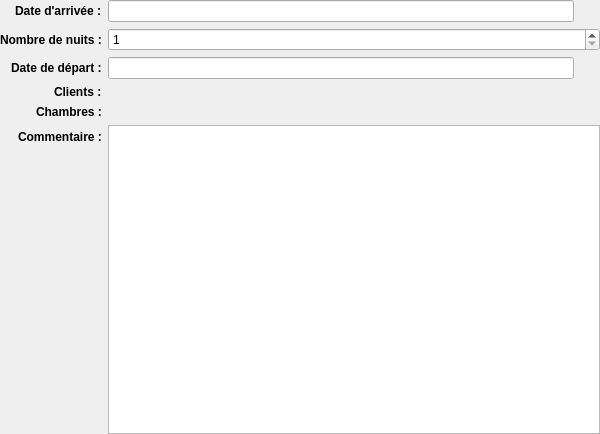
<?xml version="1.0" encoding="UTF-8"?>
<ui version="4.0">
 <class>BookingForm</class>
 <widget class="QFrame" name="BookingForm">
  <property name="geometry">
   <rect>
    <x>0</x>
    <y>0</y>
    <width>600</width>
    <height>434</height>
   </rect>
  </property>
  <property name="minimumSize">
   <size>
    <width>600</width>
    <height>0</height>
   </size>
  </property>
  <layout class="QFormLayout" name="formLayout">
   <property name="fieldGrowthPolicy">
    <enum>QFormLayout::AllNonFixedFieldsGrow</enum>
   </property>
   <property name="labelAlignment">
    <set>Qt::AlignRight|Qt::AlignTrailing|Qt::AlignVCenter</set>
   </property>
   <property name="margin">
    <number>0</number>
   </property>
   <item row="0" column="0">
    <widget class="QLabel" name="label">
     <property name="font">
      <font>
       <weight>75</weight>
       <bold>true</bold>
      </font>
     </property>
     <property name="text">
      <string>Date d'arrivée :</string>
     </property>
    </widget>
   </item>
   <item row="1" column="0">
    <widget class="QLabel" name="label_2">
     <property name="font">
      <font>
       <weight>75</weight>
       <bold>true</bold>
      </font>
     </property>
     <property name="text">
      <string>Nombre de nuits :</string>
     </property>
    </widget>
   </item>
   <item row="3" column="0">
    <widget class="QLabel" name="label_3">
     <property name="font">
      <font>
       <weight>75</weight>
       <bold>true</bold>
      </font>
     </property>
     <property name="text">
      <string>Clients :</string>
     </property>
    </widget>
   </item>
   <item row="4" column="0">
    <widget class="QLabel" name="label_6">
     <property name="font">
      <font>
       <weight>75</weight>
       <bold>true</bold>
      </font>
     </property>
     <property name="text">
      <string>Chambres :</string>
     </property>
    </widget>
   </item>
   <item row="4" column="1">
    <widget class="QFrame" name="roomsContainer"/>
   </item>
   <item row="5" column="0">
    <widget class="QLabel" name="label_5">
     <property name="font">
      <font>
       <weight>75</weight>
       <bold>true</bold>
      </font>
     </property>
     <property name="text">
      <string>Commentaire :</string>
     </property>
    </widget>
   </item>
   <item row="5" column="1">
    <widget class="QTextEdit" name="textEditComment"/>
   </item>
   <item row="3" column="1">
    <widget class="QFrame" name="clientsContainer"/>
   </item>
   <item row="0" column="1">
    <layout class="QHBoxLayout" name="horizontalLayout_4">
     <item>
      <widget class="QLineEdit" name="lineEditStartDate">
       <property name="readOnly">
        <bool>true</bool>
       </property>
      </widget>
     </item>
     <item>
      <widget class="QPushButton" name="pushButtonSelectStartDate">
       <property name="minimumSize">
        <size>
         <width>20</width>
         <height>20</height>
        </size>
       </property>
       <property name="maximumSize">
        <size>
         <width>20</width>
         <height>20</height>
        </size>
       </property>
       <property name="icon">
        <iconset resource="../loteliQt.qrc">
         <normaloff>:/resources/calendar.png</normaloff>:/resources/calendar.png</iconset>
       </property>
       <property name="iconSize">
        <size>
         <width>20</width>
         <height>20</height>
        </size>
       </property>
       <property name="flat">
        <bool>true</bool>
       </property>
      </widget>
     </item>
    </layout>
   </item>
   <item row="2" column="0">
    <widget class="QLabel" name="label_4">
     <property name="font">
      <font>
       <weight>75</weight>
       <bold>true</bold>
      </font>
     </property>
     <property name="text">
      <string>Date de départ :</string>
     </property>
    </widget>
   </item>
   <item row="2" column="1">
    <layout class="QHBoxLayout" name="horizontalLayout_3">
     <item>
      <widget class="QLineEdit" name="lineEditEndDate">
       <property name="readOnly">
        <bool>true</bool>
       </property>
      </widget>
     </item>
     <item>
      <widget class="QPushButton" name="pushButtonSelectEndDate">
       <property name="minimumSize">
        <size>
         <width>20</width>
         <height>20</height>
        </size>
       </property>
       <property name="maximumSize">
        <size>
         <width>20</width>
         <height>20</height>
        </size>
       </property>
       <property name="icon">
        <iconset resource="../loteliQt.qrc">
         <normaloff>:/resources/calendar.png</normaloff>:/resources/calendar.png</iconset>
       </property>
       <property name="iconSize">
        <size>
         <width>20</width>
         <height>20</height>
        </size>
       </property>
       <property name="flat">
        <bool>true</bool>
       </property>
      </widget>
     </item>
    </layout>
   </item>
   <item row="1" column="1">
    <widget class="QSpinBox" name="spinBoxDays">
     <property name="minimum">
      <number>1</number>
     </property>
     <property name="maximum">
      <number>999999</number>
     </property>
    </widget>
   </item>
  </layout>
 </widget>
 <resources>
  <include location="../loteliQt.qrc"/>
 </resources>
 <connections/>
</ui>
